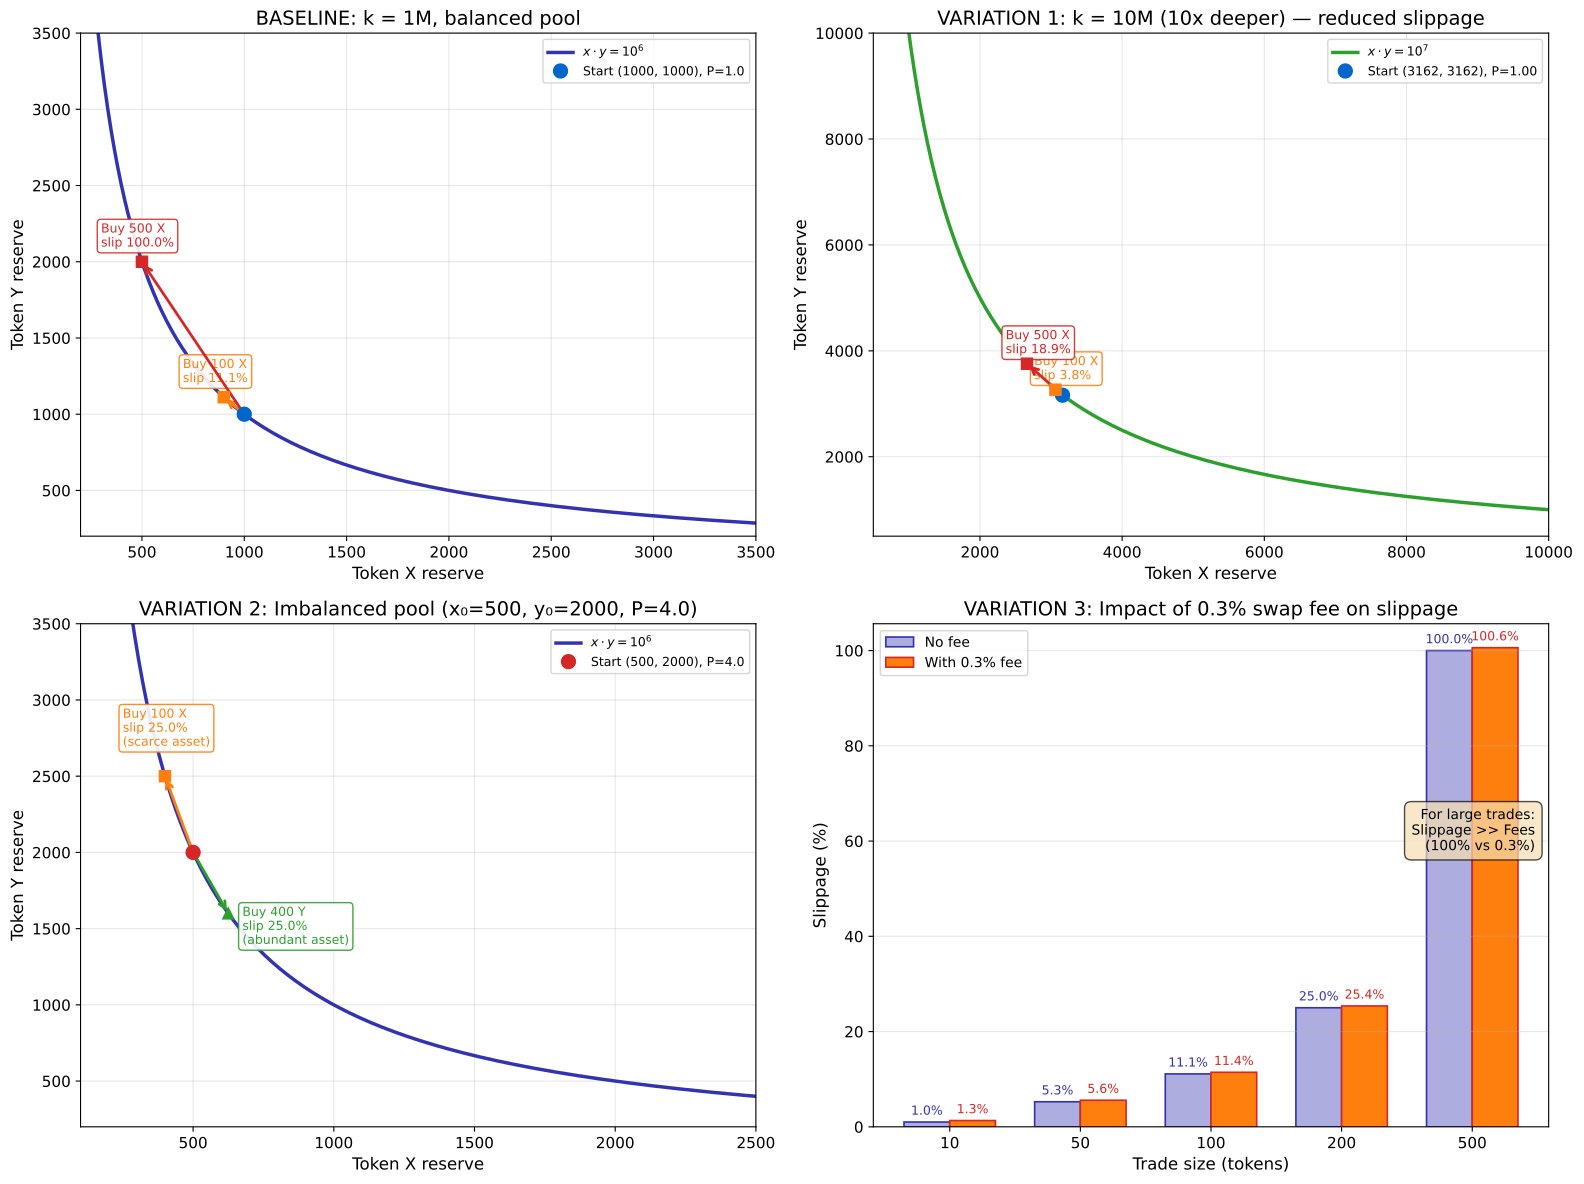

Python code for this plot:
"""AMM Constant Product Variations — Assignment A6
2x2 subplot showing baseline, deep pool, imbalanced pool, and fee comparison
"""
import matplotlib.pyplot as plt
import numpy as np
from pathlib import Path

np.random.seed(42)

plt.rcParams.update({
    'font.size': 12, 'axes.labelsize': 12, 'axes.titlesize': 14,
    'xtick.labelsize': 11, 'ytick.labelsize': 11, 'legend.fontsize': 10,
    'figure.dpi': 150
})

MLPURPLE = '#3333B2'
MLBLUE = '#0066CC'
MLORANGE = '#FF7F0E'
MLGREEN = '#2CA02C'
MLRED = '#D62728'
MLLAVENDER = '#ADADE0'

# --- Trade computation helper ---
def trade_buy_x(k, x_pool, y_pool, dx_out, fee=0.0):
    """Buy dx_out of token X from the pool.
    fee: fraction of output taken as fee (e.g., 0.003 for 0.3%)
    """
    new_x = x_pool - dx_out
    new_y = k / new_x
    cost_y = new_y - y_pool
    # Apply fee to the amount received (reduce dx_out)
    dx_out_effective = dx_out * (1 - fee)
    effective_price = cost_y / dx_out_effective if dx_out_effective > 0 else cost_y / dx_out
    return new_x, new_y, effective_price

# --- Create 2x2 subplot grid ---
fig, axes = plt.subplots(2, 2, figsize=(16, 12))
ax1, ax2, ax3, ax4 = axes[0, 0], axes[0, 1], axes[1, 0], axes[1, 1]

# ============================================
# PANEL 1: BASELINE (k=1M, x0=y0=1000)
# ============================================
k1 = 1_000_000
x0_1, y0_1 = 1000, 1000
spot_price_1 = y0_1 / x0_1

x_curve_1 = np.linspace(200, 3500, 800)
y_curve_1 = k1 / x_curve_1

ax1.plot(x_curve_1, y_curve_1, color=MLPURPLE, lw=2.5, label=r'$x \cdot y = 10^6$')
ax1.plot(x0_1, y0_1, 'o', color=MLBLUE, ms=10, zorder=5, label=f'Start ({x0_1}, {y0_1}), P={spot_price_1:.1f}')

# Trade arrows for 100 and 500
trades_1 = [100, 500]
trade_colors = [MLORANGE, MLRED]

for dx_out, col in zip(trades_1, trade_colors):
    nx, ny, ep = trade_buy_x(k1, x0_1, y0_1, dx_out)
    ax1.annotate('', xy=(nx, ny), xytext=(x0_1, y0_1),
                 arrowprops=dict(arrowstyle='->', color=col, lw=2))
    ax1.plot(nx, ny, 's', color=col, ms=8, zorder=5)
    slip = (ep - spot_price_1) / spot_price_1 * 100
    ax1.text(nx - 200, ny + 100, f'Buy {dx_out} X\nslip {slip:.1f}%',
             fontsize=9, color=col, bbox=dict(boxstyle='round,pad=0.3', fc='white', ec=col, alpha=0.9))

ax1.set_xlabel('Token X reserve')
ax1.set_ylabel('Token Y reserve')
ax1.set_title('BASELINE: k = 1M, balanced pool')
ax1.legend(loc='upper right', fontsize=9)
ax1.set_xlim(200, 3500)
ax1.set_ylim(200, 3500)
ax1.grid(True, alpha=0.3)

# ============================================
# PANEL 2: VARIATION 1 (k=10M, deeper pool)
# ============================================
k2 = 10_000_000
x0_2, y0_2 = int(np.sqrt(k2)), int(np.sqrt(k2))  # ~3162 each
spot_price_2 = y0_2 / x0_2

x_curve_2 = np.linspace(500, 10000, 800)
y_curve_2 = k2 / x_curve_2

ax2.plot(x_curve_2, y_curve_2, color=MLGREEN, lw=2.5, label=r'$x \cdot y = 10^7$')
ax2.plot(x0_2, y0_2, 'o', color=MLBLUE, ms=10, zorder=5, label=f'Start ({x0_2}, {y0_2}), P={spot_price_2:.2f}')

# Same trades (100, 500) on deeper pool
for dx_out, col in zip(trades_1, trade_colors):
    nx, ny, ep = trade_buy_x(k2, x0_2, y0_2, dx_out)
    ax2.annotate('', xy=(nx, ny), xytext=(x0_2, y0_2),
                 arrowprops=dict(arrowstyle='->', color=col, lw=2))
    ax2.plot(nx, ny, 's', color=col, ms=8, zorder=5)
    slip = (ep - spot_price_2) / spot_price_2 * 100
    ax2.text(nx - 300, ny + 200, f'Buy {dx_out} X\nslip {slip:.1f}%',
             fontsize=9, color=col, bbox=dict(boxstyle='round,pad=0.3', fc='white', ec=col, alpha=0.9))

ax2.set_xlabel('Token X reserve')
ax2.set_ylabel('Token Y reserve')
ax2.set_title('VARIATION 1: k = 10M (10x deeper) — reduced slippage')
ax2.legend(loc='upper right', fontsize=9)
ax2.set_xlim(500, 10000)
ax2.set_ylim(500, 10000)
ax2.grid(True, alpha=0.3)

# ============================================
# PANEL 3: VARIATION 2 (imbalanced pool)
# ============================================
k3 = 1_000_000
x0_3, y0_3 = 500, 2000  # Initial price = 4.0
spot_price_3 = y0_3 / x0_3

x_curve_3 = np.linspace(100, 3000, 800)
y_curve_3 = k3 / x_curve_3

ax3.plot(x_curve_3, y_curve_3, color=MLPURPLE, lw=2.5, label=r'$x \cdot y = 10^6$')
ax3.plot(x0_3, y0_3, 'o', color=MLRED, ms=10, zorder=5, label=f'Start ({x0_3}, {y0_3}), P={spot_price_3:.1f}')

# Show asymmetric shape with one trade on each side
# Buy 100 X (expensive direction)
nx_x, ny_x, ep_x = trade_buy_x(k3, x0_3, y0_3, 100)
slip_x = (ep_x - spot_price_3) / spot_price_3 * 100
ax3.annotate('', xy=(nx_x, ny_x), xytext=(x0_3, y0_3),
             arrowprops=dict(arrowstyle='->', color=MLORANGE, lw=2))
ax3.plot(nx_x, ny_x, 's', color=MLORANGE, ms=8, zorder=5)
ax3.text(nx_x - 150, ny_x + 200, f'Buy 100 X\nslip {slip_x:.1f}%\n(scarce asset)',
         fontsize=9, color=MLORANGE, bbox=dict(boxstyle='round,pad=0.3', fc='white', ec=MLORANGE, alpha=0.9))

# Buy 400 Y (cheap direction) — simulate by selling X to get Y
# Reverse trade: add X, remove Y
dy_out = 400
new_y_rev = y0_3 - dy_out
new_x_rev = k3 / new_y_rev
cost_x = new_x_rev - x0_3
ep_y = cost_x / dy_out
slip_y = (ep_y - (1/spot_price_3)) / (1/spot_price_3) * 100
ax3.annotate('', xy=(new_x_rev, new_y_rev), xytext=(x0_3, y0_3),
             arrowprops=dict(arrowstyle='->', color=MLGREEN, lw=2))
ax3.plot(new_x_rev, new_y_rev, '^', color=MLGREEN, ms=8, zorder=5)
ax3.text(new_x_rev + 50, new_y_rev - 200, f'Buy 400 Y\nslip {slip_y:.1f}%\n(abundant asset)',
         fontsize=9, color=MLGREEN, bbox=dict(boxstyle='round,pad=0.3', fc='white', ec=MLGREEN, alpha=0.9))

ax3.set_xlabel('Token X reserve')
ax3.set_ylabel('Token Y reserve')
ax3.set_title('VARIATION 2: Imbalanced pool (x₀=500, y₀=2000, P=4.0)')
ax3.legend(loc='upper right', fontsize=9)
ax3.set_xlim(100, 2500)
ax3.set_ylim(200, 3500)
ax3.grid(True, alpha=0.3)

# ============================================
# PANEL 4: VARIATION 3 (fee comparison)
# ============================================
k4 = 1_000_000
x0_4, y0_4 = 1000, 1000
spot_price_4 = y0_4 / x0_4

trade_sizes = [10, 50, 100, 200, 500]
slippages_no_fee = []
slippages_with_fee = []

for s in trade_sizes:
    # No fee
    _, _, ep_no_fee = trade_buy_x(k4, x0_4, y0_4, s, fee=0.0)
    slip_no_fee = (ep_no_fee - spot_price_4) / spot_price_4 * 100
    slippages_no_fee.append(slip_no_fee)

    # With 0.3% fee
    _, _, ep_with_fee = trade_buy_x(k4, x0_4, y0_4, s, fee=0.003)
    slip_with_fee = (ep_with_fee - spot_price_4) / spot_price_4 * 100
    slippages_with_fee.append(slip_with_fee)

x_pos = np.arange(len(trade_sizes))
width = 0.35

bars1 = ax4.bar(x_pos - width/2, slippages_no_fee, width, label='No fee',
                color=MLLAVENDER, edgecolor=MLPURPLE, lw=1.2)
bars2 = ax4.bar(x_pos + width/2, slippages_with_fee, width, label='With 0.3% fee',
                color=MLORANGE, edgecolor=MLRED, lw=1.2)

# Annotate bars
for i, (no_fee, with_fee) in enumerate(zip(slippages_no_fee, slippages_with_fee)):
    ax4.text(x_pos[i] - width/2, no_fee + 1, f'{no_fee:.1f}%',
             ha='center', va='bottom', fontsize=9, color=MLPURPLE)
    ax4.text(x_pos[i] + width/2, with_fee + 1, f'{with_fee:.1f}%',
             ha='center', va='bottom', fontsize=9, color=MLRED)

ax4.set_xlabel('Trade size (tokens)')
ax4.set_ylabel('Slippage (%)')
ax4.set_title('VARIATION 3: Impact of 0.3% swap fee on slippage')
ax4.set_xticks(x_pos)
ax4.set_xticklabels([str(s) for s in trade_sizes])
ax4.legend(loc='upper left', fontsize=10)
ax4.grid(axis='y', alpha=0.3)

# Add annotation box
ax4.text(0.98, 0.55, 'For large trades:\nSlippage >> Fees\n(100% vs 0.3%)',
         transform=ax4.transAxes, fontsize=10, ha='right',
         bbox=dict(boxstyle='round,pad=0.5', facecolor='wheat', alpha=0.7))

# ============================================
# Save figure
# ============================================
plt.tight_layout()
plt.savefig(Path(__file__).parent / 'chart_varied.pdf', dpi=300, bbox_inches='tight')
plt.savefig(Path(__file__).parent / 'chart_varied.png', dpi=150, bbox_inches='tight')
plt.close()
print("Chart saved to chart_varied.pdf and chart_varied.png")
